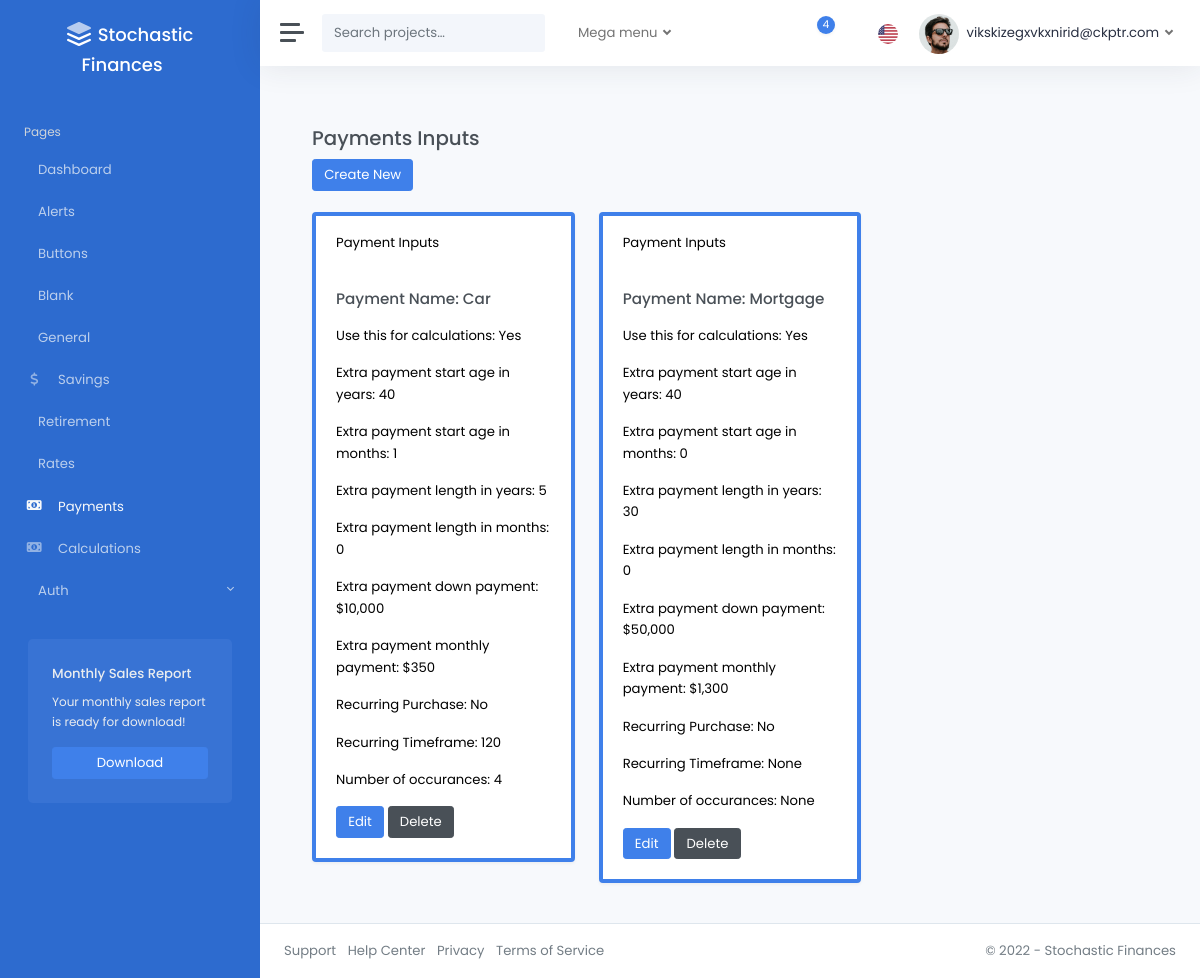
The app's page /payments/ (signed in), older data.
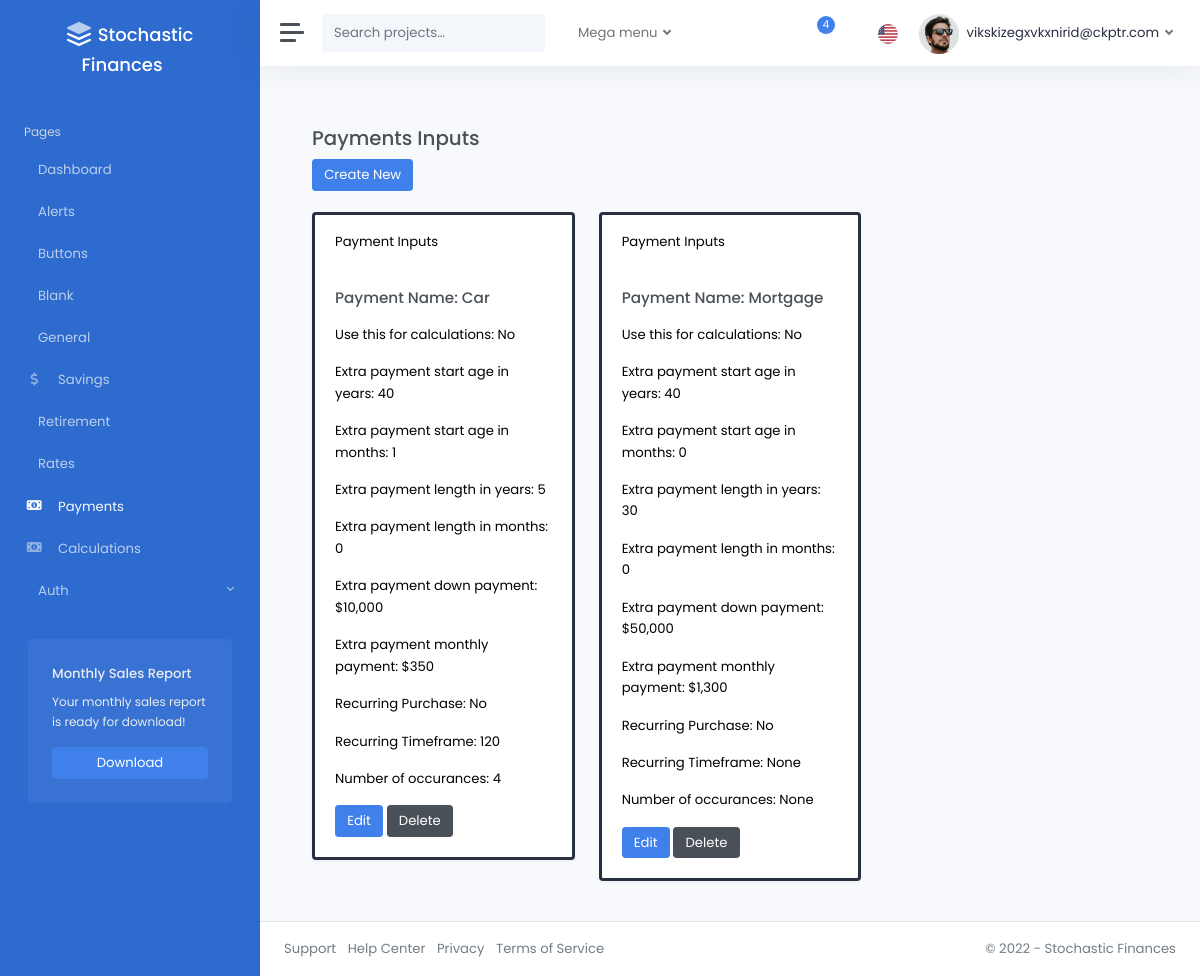
The same page, newer data.
### accounts/models.py (models this page shows, shortened)
class CustomUser(AbstractUser):
    pass

### pages/models.py (models this page shows)
class PaymentsInputsModel(models.Model):
    is_active = models.BooleanField(default=False)
    pmt_name = models.CharField(max_length=100, null=True, blank=True)
    pmt_start_age_yrs = models.IntegerField(
        null=True, blank=True, validators=[validate_pmt_start_age_yrs]
    )
    pmt_start_age_mos = models.IntegerField(
        null=True, blank=True, validators=[validate_range_age_mos]
    )
    pmt_length_yrs = models.IntegerField(
        null=True, blank=True, validators=[validate_pmt_length_yrs]
    )
    pmt_length_mos = models.IntegerField(
        null=True, blank=True, validators=[validate_range_age_mos]
    )
    down_pmt = models.FloatField(
        null=True, blank=True, validators=[validate_down_pmt, decimal_validator]
    )
    reg_pmt_amt = models.FloatField(
        null=True, blank=True, validators=[validate_reg_pmt_amt, decimal_validator]
    )
    pmt_freq_mos = models.IntegerField(
        null=True, blank=True, validators=[validate_positive_int]
    )
    recurring_purchase = models.BooleanField(default=False)
    recurring_timeframe = models.IntegerField(
        null=True, blank=True, validators=[validate_positive_int]
    )
    recurring_length = models.IntegerField(
        null=True, blank=True, validators=[validate_non_negative_int]
    )
    created_by = models.ForeignKey(
        CustomUser,
        related_name="payments_inputs",
        on_delete=models.CASCADE,
        null=True,
        blank=True,
    )
    modified_at = models.DateTimeField(auto_now=True)
    class Meta:
        verbose_name_plural = "Payments_Inputs"

### pages/views.py (the view)
@login_required
def payments_inputs_dashboard(request):
    payments_inputs_models = PaymentsInputsModel.objects.filter(created_by=request.user)
    return render(
        request,
        "pages/payments_inputs.html",
        {"payments_inputs": payments_inputs_models},
    )

### templates/pages/payments_inputs.html (shortened to what this page needs)
{% extends 'layouts/_base.html' %}
{% load static %}
{% block content %}
<div class="container">
    <br />
    <h3>Payments Inputs</h3>
    <div>
        <a href="{% url 'payments_inputs_create'%}" class="btn btn-primary">Create New</a>
    </div>
<br />
<div class="row">
    {% for item in payments_inputs %}
        <div class="col-md-4">
            <div class="card shadow {% if item.is_active %}border-primary{% else %}border-dark{% endif %} mb-3 text-black" style="border-width: {% if item.is_active %}4px{% else %}3px{% endif %};">
                <div class="card-header">Payment Inputs</div>
                <div class="card-body">
                    <h4 class="card-title mb-3 fw-bold">Payment Name: {{ item.pmt_name|title }}</h4>
                    <p class="card-text">Use this for calculations: {{ item.is_active|yesno|title }}</p>
                    <p class="card-text">Extra payment start age in years: {{ item.pmt_start_age_yrs }}</p>
                    <p class="card-text">Extra payment start age in months: {{ item.pmt_start_age_mos}}</p>
                    <p class="card-text">Extra payment length in years: {{ item.pmt_length_yrs}}</p>
                    <p class="card-text">Extra payment length in months: {{ item.pmt_length_mos }}</p>
                    <p class="card-text">Extra payment down payment: ${{ item.down_pmt|floatformat:"0g" }}</p>
                    <p class="card-text">Extra payment monthly payment: ${{ item.reg_pmt_amt|floatformat:"0g" }}</p>
                    <p class="card-text">Recurring Purchase: {{ item.recurring_purchase|yesno|title }}</p>
                    <p class="card-text">Recurring Timeframe: {{item.recurring_timeframe }}</p>
                    <p class="card-text">Number of occurances: {{item.recurring_length }}</p>
                    <a href="{% url 'payments_inputs_edit' item.id %}" class="btn btn-primary">Edit</a>
                    <a href="{% url 'payments_inputs_delete' item.id %}" class="btn btn-secondary">Delete</a>
                  </div>
                </div>
              </div>
            {% endfor %}
</div>
</div>
{% endblock %}

### templates/layouts/_base.html (shortened to what this page needs)
{% load static %}
<!DOCTYPE html>
<html lang="en">
<head>
  {% include 'layouts/includes/meta.html' %}
</head>
<body data-theme="colored" data-layout="fluid" data-sidebar-position="left" data-sidebar-behavior="sticky">
  <div class="wrapper">
    {% include 'layouts/includes/sidebar.html' %}
    <div class="main">
      {% include 'layouts/includes/navbar.html' %}
      <main class="content">
        <div class="container-fluid p-0">
          {% block content %}
          {% endblock content %}
        </div>
      </main>
      {% include 'layouts/includes/footer.html' %}
    </div>
  </div>
</body>
</html>

### templates/layouts/includes/meta.html (shortened to what this page needs)
{% load static %}
{% block css %}
<link rel="stylesheet" href="{% static 'css/light.css' %}">
{% endblock %}

### templates/layouts/includes/sidebar.html (shortened to what this page needs)
<nav id="sidebar" class="sidebar">
  <div class="sidebar-content js-simplebar">
    <a class="sidebar-brand" href="{% url 'home' %}">
      <span class="align-middle me-3">Stochastic Finances</span>
    </a>
    <ul class="sidebar-nav">
      <li class="sidebar-header">
        Pages
      </li>
      <li class="sidebar-item{% if request.path == "/" %} active{% endif %}">
        <a class="sidebar-link" href="{% url 'home' %}">
           <span class="align-middle">Dashboard</span>
        </a>
      </li>
      <li class="sidebar-item{% if request.path == "/alerts/" %} active{% endif %}">
        <a class="sidebar-link" href="{% url 'alerts' %}">
           <span class="align-middle">Alerts</span>
        </a>
      </li>
      <li class="sidebar-item{% if request.path == "/buttons/" %} active{% endif %}">
        <a class="sidebar-link" href="{% url 'buttons' %}">
           <span class="align-middle">Buttons</span>
        </a>
      </li>
      <li class="sidebar-item{% if request.path == "/blank/" %} active{% endif %}">
        <a class="sidebar-link" href="{% url 'blank' %}">
           <span class="align-middle">Blank</span>
        </a>
      </li>
      <li class="sidebar-item{% if request.path == "/general/" %} active{% endif %}">
        <a class="sidebar-link" href="{% url 'general_inputs_dashboard' %}">
           <span class="align-middle">General</span>
        </a>
      </li>
      <li class="sidebar-item{% if request.path == "/savings/" %} active{% endif %}">
        <a class="sidebar-link" href="{% url 'savings_inputs_dashboard' %}">
          <i class="align-middle fas fa-fw fa-dollar-sign"></i> <span class="align-middle">Savings</span>
        </a>
      </li>
      <li class="sidebar-item{% if request.path == "/retirement/" %} active{% endif %}">
        <a class="sidebar-link" href="{% url 'retirement_inputs_dashboard' %}">
           <span class="align-middle">Retirement</span>
        </a>
      </li>
      <li class="sidebar-item{% if request.path == "/rates/" %} active{% endif %}">
        <a class="sidebar-link" href="{% url 'rates_inputs_dashboard' %}">
           <span class="align-middle">Rates</span>
        </a>
      </li>
      <li class="sidebar-item{% if request.path == "/payments/" %} active{% endif %}">
        <a class="sidebar-link" href="{% url 'payments_inputs_dashboard' %}">
          <i class="align-middle fas fa-fw fa-money-bill-alt"></i> <span class="align-middle">Payments</span>
        </a>
      </li>
      <li class="sidebar-item{% if request.path == "/calculations/" %} active{% endif %}">
        <a class="sidebar-link" href="{% url 'calculations' %}">
          <i class="align-middle fas fa-fw fa-money-bill-alt"></i> <span class="align-middle">Calculations</span>
        </a>
      </li>
      <li class="sidebar-item">
        <a data-bs-target="#auth" data-bs-toggle="collapse" class="sidebar-link collapsed">
           <span class="align-middle">Auth</span>
        </a>
      </li>
    </ul>
    <div class="sidebar-cta">
      <div class="sidebar-cta-content">
        <strong class="d-inline-block mb-2">Monthly Sales Report</strong>
        <div class="mb-3 text-sm">
          Your monthly sales report is ready for download!
        </div>
        <div class="d-grid">
          <a href="https://themes.getbootstrap.com/product/appstack-responsive-admin-template/" class="btn btn-primary" target="_blank">Download</a>
        </div>
      </div>
    </div>
  </div>
</nav>

### templates/layouts/includes/navbar.html (shortened to what this page needs)
{% load static %}
<nav class="navbar navbar-expand navbar-light navbar-bg">
  <a class="sidebar-toggle">
    <i class="hamburger align-self-center"></i>
  </a>
  <form class="d-none d-sm-inline-block">
    <div class="input-group input-group-navbar">
      <input type="text" class="form-control" placeholder="Search projects…" aria-label="Search">
      <button class="btn" type="button">
      </button>
    </div>
  </form>
  <ul class="navbar-nav">
    <li class="nav-item px-2 dropdown">
      <a class="nav-link dropdown-toggle" href="#" id="servicesDropdown" role="button" data-bs-toggle="dropdown" aria-haspopup="true" aria-expanded="false">
        Mega menu
      </a>
    </li>
  </ul>
  <div class="navbar-collapse collapse">
    <ul class="navbar-nav navbar-align">
      <li class="nav-item dropdown">
        <a class="nav-icon dropdown-toggle" href="#" id="messagesDropdown" data-bs-toggle="dropdown">
          <div class="position-relative">
            <span class="indicator">4</span>
          </div>
        </a>
      </li>
      <li class="nav-item dropdown">
        <a class="nav-icon dropdown-toggle" href="#" id="alertsDropdown" data-bs-toggle="dropdown">
        </a>
      </li>
      <li class="nav-item dropdown">
        <a class="nav-flag dropdown-toggle" href="#" id="languageDropdown" data-bs-toggle="dropdown">
          <img src="{% static 'img/flags/us.png' %}" alt="English" />
        </a>
      </li>
      {% if user.is_authenticated %}
        <li class="nav-item dropdown">
          <a class="nav-link dropdown-toggle d-none d-sm-inline-block" href="#" data-bs-toggle="dropdown">
            <img src="{% static 'img/avatars/avatar.jpg' %}" class="avatar img-fluid rounded-circle me-1" alt="{{ user.email }}" /> <span class="text-dark">{{ user.email }}</span>
          </a>
        </li>
      {% else %}
        <li class="nav-item">
          <a class="nav-link" href="{% url 'account_login' %}">Sign In <i class="ml-2" data-feather="log-in"></i></a>
        </li>
      {% endif %}
    </ul>
  </div>
</nav>

### templates/layouts/includes/footer.html
<footer class="footer">
  <div class="container-fluid">
    <div class="row text-muted">
      <div class="col-6 text-start">
        <ul class="list-inline">
          <li class="list-inline-item">
            <a class="text-muted" href="#">Support</a>
          </li>
          <li class="list-inline-item">
            <a class="text-muted" href="#">Help Center</a>
          </li>
          <li class="list-inline-item">
            <a class="text-muted" href="#">Privacy</a>
          </li>
          <li class="list-inline-item">
            <a class="text-muted" href="#">Terms of Service</a>
          </li>
        </ul>
      </div>
      <div class="col-6 text-end">
        <p class="mb-0">
          &copy; 2022 - <a href="index.html" class="text-muted">Stochastic Finances</a>
        </p>
      </div>
    </div>
  </div>
</footer>

### templates/layouts/includes/scripts.html (shortened to what this page needs)
{% load static %}

Row changes from the older to the newer data that the page shows:
changed PaymentsInputsModel "Car": is_active "Yes" → "No"
changed PaymentsInputsModel "Mortgage": is_active "Yes" → "No"
